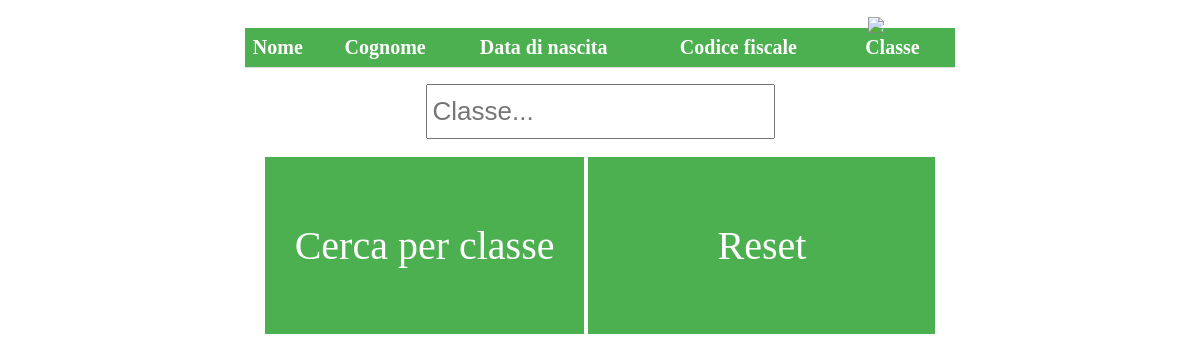
Page /alunni.php (signed in) on the earlier database version.
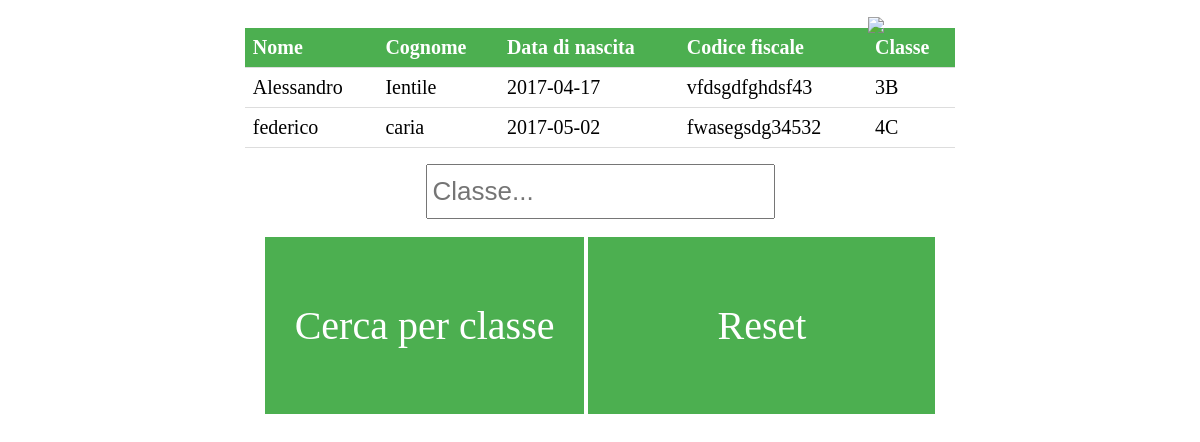
Same page on the later database version.
### tables this page shows
CREATE TABLE `alunni` (
  `id_alunno` int(11) NOT NULL,
  `id_classe` int(11) NOT NULL,
  `nome` varchar(255) DEFAULT NULL,
  `cognome` varchar(255) DEFAULT NULL,
  `data_nascita` date NOT NULL,
  `codice_fiscale` varchar(255) DEFAULT NULL
);

CREATE TABLE `classi` (
  `id_classe` int(11) NOT NULL,
  `aula` varchar(255) DEFAULT NULL,
  `indirizzo` varchar(255) DEFAULT NULL
);

### connessione.php (called while the page is built, shortened)
<?php
$username = $_SESSION['username'];
?>

### alunni.php (the view, shortened to what this page needs)
<!DOCTYPE html>
<html>
<?php
include('connessione.php');
if(isset($_POST['search']))
{
    $valore_da_cercare = $_POST['valore_da_cercare'];
    $query = "SELECT alunni.*, classi.aula FROM gestiscono, professori, alunni, classi
    WHERE gestiscono.id_professore = professori.id_professore
    AND gestiscono.id_alunno = alunni.id_alunno AND professori.username ='$username'
    AND alunni.id_classe = classi.id_classe AND classi.aula LIKE '%".$valore_da_cercare."%'";
}
 else {
   $query = "SELECT alunni.*, classi.aula FROM gestiscono, professori, alunni, classi
   WHERE gestiscono.id_professore = professori.id_professore
   AND gestiscono.id_alunno = alunni.id_alunno  AND professori.username ='$username'
   AND alunni.id_classe = classi.id_classe;";
}
$search_result = mysqli_query($connect,$query);
?>
    <head>
		<link rel="stylesheet" type="text/css" href="style_alunni.css">
    </head>
    <body background="sfondo_alunni.jpg">
        <form action="alunni.php" method="post">
            <a href="home.html"><img src="logo.png" style="top:9px; left:860px; position: relative;"></a>
            <table>
                <tr>
                    <th>Nome</th>
                    <th>Cognome</th>
                    <th>Data di nascita</th>
                    <th>Codice fiscale</th>
					<th>Classe</th>
                </tr>
				 <?php while($row = mysqli_fetch_array($search_result)):?>
                <tr>
                    <td><?php echo $row['nome'];?></td>
                    <td><?php echo $row['cognome'];?></td>
                    <td><?php echo $row['data_nascita'];?></td>
                    <td><?php echo $row['codice_fiscale'];?></td>
					<td><?php echo $row['aula'];?></td>
                </tr>
                <?php endwhile;?>
            </table>
				<p align="center"> <input class="txt" type="text" name="valore_da_cercare" placeholder="Classe..."><br><br>
                       <input class="btn" type="submit" name="search" value="Cerca per classe">
					   <input class="btn1" type="submit" name="search" value="Reset">
					   </p>
        </form>
    </body>
</html>

Differences in the rows shown:
now on this page (row unchanged): alunni: nome "Alessandro", cognome "Ientile", data_nascita "2017-04-17", codice_fiscale "vfdsgdfghdsf43", id_classe.aula "3B"
added alunni: nome "federico", cognome "caria", data_nascita "2017-05-02", codice_fiscale "fwasegsdg34532", id_classe.aula "4C"
